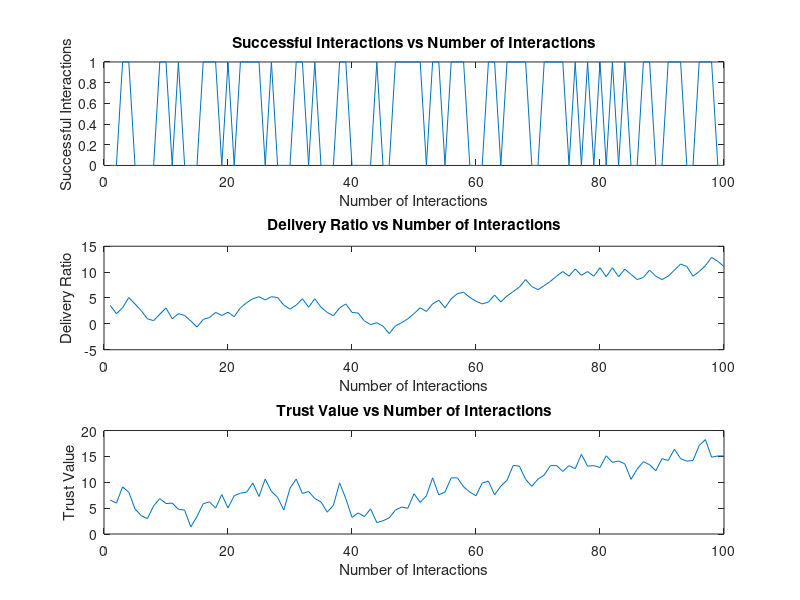

This figure's MATLAB source:
clear all;
clc;

% Simulation Parameters
simArea = 1000; % Simulation area size (square area in meters)
noOfNodes = 600; % Number of nodes in the network
transmissionRange = 25; % Transmission range in meters
interferenceRange = 30; % Interference range in meters
transmissionRate = 4; % Transmission rate in Mbps
deliveryRate = 8; % Delivery rate (packets per 30 seconds)
initialEnergyLevel = 3; % Initial energy level
numberOfInteractions = 10; % Number of interactions

% Initialize variables
deliveryRatios = zeros(1, numberOfInteractions);
successfulInteraction_mat = zeros(1, numberOfInteractions);
trustValues = zeros(1, numberOfInteractions);
energy = 3; % Initial energy level

% Malicious Node Percentage
maliciousPercentage = 30; % Percentage of nodes that are malicious
noOfMaliciousNodes = ceil(maliciousPercentage / 100 * noOfNodes);

% Node Deployment
nodeXLoc = rand(1, noOfNodes) * simArea; % Random x-coordinates within simulation area
nodeYLoc = rand(1, noOfNodes) * simArea; % Random y-coordinates within simulation area

% Define a mapping called newNode
newNode = containers.Map();
for i = 1:noOfNodes
    % Initialize the values randomly as zeros and ones
    newNode(num2str(i)) = randi([0, 1]);
end

% Define a mapping called recommendedNodes
recommendedNodes = containers.Map();
recommendedNodes(num2str(i)) = randi([1, noOfNodes], 1, noOfNodes);

% Neighbor Node Determination
neighborNode = zeros(noOfNodes, noOfNodes);

for i = 1:noOfNodes
    for j = 1:noOfNodes
        if i ~= j
            % Calculate distance between nodes
            distance = sqrt((nodeXLoc(i) - nodeXLoc(j))^2 + (nodeYLoc(i) - nodeYLoc(j))^2);
            
            % Check if nodes are within transmission range
            if distance <= transmissionRange
                neighborNode(i, j) = 1;
            end
        end
    end
end

% Initialize Interaction Tracking
totalInteractions = 0;
successfulInteractions = 0;
reciprocatedInteractions = 0;
totalResponseTime = zeros(1, noOfNodes);

% Trust Calculation and Matrix Initialization
deliveryRatio = zeros(noOfNodes, noOfNodes);
compatibility = zeros(noOfNodes, noOfNodes);
cooperativeness = zeros(noOfNodes, noOfNodes);
trustValue = zeros(noOfNodes, noOfNodes);
recommendationList = containers.Map();

% Specify number of interactions
numberOfInteractions = 100;
trustValues = zeros(1, numberOfInteractions);
deliveryRatios = zeros(1, numberOfInteractions);
successfulInteraction_mat = zeros(1, numberOfInteractions);

% Function to calculate Jaccards Similarity
function similarity = jaccardSimilarity(A, B)
    intersection = sum(A & B); % Number of common elements
    union = sum(A | B); % Number of unique elements
    similarity = intersection / union;
end

function DR = deliveryRatioCalc(transmissionRange, interferenceRange, deliveryRate, transmissionRate)
    DR = ((transmissionRange / interferenceRange)^2) * (deliveryRate / transmissionRate);
end

function isNew = isNewNode(a, newNode)
    if newNode(num2str(a)) == 1
        isNew = 1;
    else
        isNew = 0;
    end
end

% Function to check if b is recommended by a
function isRec = isRecommended(a, b, recommendedNodes)
    % Function to check if b is recommended by a based on a recommendation list
    
    % Check if node b is in the recommendation list from a
    if isKey(recommendedNodes, num2str(a))
        isRec = ismember(num2str(b), recommendedNodes(num2str(a)));
    else
        isRec = false; % No recommendations from a
    end
end

for i = 1:noOfNodes
    for j = 1:noOfNodes
            % Calculate Delivery Ratio (DR)
            deliveryRatio(i, j) = deliveryRatioCalc(transmissionRange, interferenceRange, deliveryRate, transmissionRate);
            
            % Calculate Compatibility using Jaccards Similarity
            nodeA = [transmissionRange, interferenceRange, transmissionRate, deliveryRate, initialEnergyLevel];
            nodeB = [transmissionRange, interferenceRange, transmissionRate, deliveryRate, initialEnergyLevel];
            compatibility(i, j) = jaccardSimilarity(nodeA, nodeB);
            
            % Simulate interaction between node i and node j
            totalInteractions = totalInteractions + 1;
            
            % Assume interaction results in successful transmission
            successfulInteractions = successfulInteractions + 1;
            
            % Track response time (random value for demonstration)
            responseTime = randi([0, 5]); % Placeholder for actual response time
            totalResponseTime(i) = totalResponseTime(i) + responseTime;
            
            % Check reciprocity (assume all interactions are reciprocated for demonstration)
            reciprocatedInteractions = reciprocatedInteractions + 1;
            
            % Calculate Success Rate
            successRate = successfulInteractions / totalInteractions;

            % Calculate Reciprocity Rate
            reciprocityRate = reciprocatedInteractions / totalInteractions;

            % Calculate Average Response Time per Node
            averageResponseTime = sum(totalResponseTime) / noOfNodes;

            % Calculate Cooperativeness
            cooperativeness(i, j) = successRate + reciprocityRate + averageResponseTime;
     end
end

% Algorithm 1: Direct Observations-Based Trust Evaluation
function success = TrustEvaluation(a, b, trustValue, newNode, recommendedNodes, compatibility, cooperativeness, deliveryRatio)
    % a is the trustor, b is the trustee

    % Step 2: Identify trustee (b)
    bid = b;

    % Step 3: check whether a and b have any previous trust values

        if trustValue(a, b) == 0
          success = TrustEvaluationAbsolute(a, b, trustValue, newNode, recommendedNodes, compatibility, cooperativeness, deliveryRatio); % Proceed to absolute trust evaluation
        end 

    % if there are previous trust values, go within algorithm
        % Step 5: Calculate aggregated trust from a to b
        trust_a_to_b = 0;

       
        % Calculate Compatibility of a towards b
        compatibility_a_b = compatibility(a, b);

        % Calculate Cooperativeness of a towards b
        cooperativeness_a_b = cooperativeness(1, 1);

        % Calculate Delivery ratio of a towards b
        deliveryRatio_a_b = deliveryRatio(a, b);

        % Sum up individual trust parameters to get total trust
        trust_a_to_b = compatibility_a_b + cooperativeness_a_b + deliveryRatio_a_b;
        
        % Step 7: Threshold comparison
        threshold = 5; % Trust threshold
        if trust_a_to_b >= threshold
            success = 1;
            disp('Provide Services'); % Provide services if trust threshold is met
        else
            success = 0;
            disp('Decline'); % Decline service request if trust threshold is not met
        end
    end


% Algorithm 2: Absolute Trust Formulation of Parameters
function success = TrustEvaluationAbsolute(a, b, trustValue, newNode, recommendedNodes, compatibility, cooperativeness, deliveryRatio)
    % a is the trustor, b is the trustee
    
    % Step 2: Identify trustee (b)
    bid = b;
    
    % Step 3: Check if b is a new node
    if isNewNode(b, newNode)
        % Step 3: Evaluate Trust
        compatibility_b = compatibility(a, b); % Compatibility of b towards a
        cooperativeness_b = cooperativeness(1, 1); % Cooperativeness of b towards a
        deliveryRatio_b = deliveryRatio(a, b); % Delivery ratio of b towards a
        
        summation_Tform_a_b = compatibility_b + cooperativeness_b + deliveryRatio_b;
        trustValue(a, b) = summation_Tform_a_b; % Store trust value
        
        % Step 4: Threshold comparison
        threshold = 5;
        if summation_Tform_a_b >= threshold
            success = 1;
            disp('Provide Services'); % Provide services if trust threshold is met
        else
            success = 0;
            disp('Decline'); % Decline service request if trust threshold is not met
        end
    else
        success = TrustEvaluationRecommendation(a, b, trustValue, recommendedNodes, compatibility, cooperativeness, deliveryRatio); % Proceed to recommendation-based trust evaluation
    end
end

% Algorithm 3: Recommendation-Based Indirect Trust Evaluation
function success = TrustEvaluationRecommendation(a, b, trustValue, recommendedNodes, compatibility, cooperativeness, deliveryRatio)
    % a is the trustor, b is the trustee
    
    % Step 2: Identify trustee (b)
    bid = b;
    
    % Step 3: Check recommendations from a to b (not implemented here)
    if isRecommended(a, b, recommendedNodes)
        % Step 4: Get recommended nodes from a to b (not implemented here)
        recommended = recommendedNodes(b, recommendedNodes);
        
        % Step 5: Calculate aggregated trust from recommended nodes to b
        recom_form_b_kth = 0;
        
        for k = recommended
            % Calculate Compatibility of k towards b
            compatibility_k_b = compatibility(k, b);
            
            % Calculate Cooperativeness of k towards b
            cooperativeness_k_b = cooperativeness(k, b);
            
            % Calculate Delivery ratio of k towards b
            deliveryRatio_k_b = deliveryRatio(k, b);
            
            % Sum up individual trust parameters for each recommended node
            recom_form_b_kth = recom_form_b_kth + compatibility_k_b + cooperativeness_k_b + deliveryRatio_k_b;
        end
        
        % Step 6: Data Update
        Tupdate_a_b = recom_form_b_kth;
        trustValue(a, b) = Tupdate_a_b;
        
        % Step 7: TB certification (allocate certificate)
        TBcert_allocate(a, b); % Allocate trust certificate
        
        % Step 8: Threshold comparison
        threshold = 5; % Trust threshold
        if Tupdate_a_b >= threshold
            success = 1;
            disp('Provide Services'); % Provide services if trust threshold is met
        else
            success = 0;
            disp('Decline'); % Decline service request if trust threshold is not met
        end
    else
        success = 0;
        disp('Decline'); % Decline if no valid recommendations
    end
end

for interaction = 1:numberOfInteractions
    nodeA = randi([1, noOfNodes]);
    nodeB = randi([1, noOfNodes]);

        successfulInteraction_mat(interaction) = TrustEvaluation(nodeA, nodeB, trustValue, newNode, recommendedNodes, compatibility, cooperativeness, deliveryRatio);
        drate = deliveryRate + randi([-1, 1]);
        trate = transmissionRate + randi([-1, 1]);
        A = [transmissionRange, interferenceRange, trate, drate, energy];
        B = [transmissionRange, interferenceRange, transmissionRate, deliveryRate, initialEnergyLevel];
        intersection = sum(A & B); % Number of common elements
        union = sum(A | B); % Number of unique element
        compatibility_val =  intersection / union;
        rt = randi([0, 5]);
        if(successfulInteraction_mat(interaction) == 1)
             energy = energy + 1;
             cooperativeness = 1 + rt;
        else
            energy = energy - 1;
            cooperativeness = rt;
        end
        DR = ((transmissionRange / interferenceRange)^2) * (drate / trate);
        deliveryRatios(interaction) = DR + energy;
        deliveryRatio(nodeA, nodeB) = deliveryRatios(interaction);
        trustValues(interaction) = DR + compatibility_val + energy + cooperativeness;
        trustValue(nodeA, nodeB) = trustValues(interaction);
end

% Plot successfulInteractions against the number of interactions
subplot(3, 1, 1);
plot(1:numberOfInteractions, successfulInteraction_mat);
xlabel('Number of Interactions');
ylabel('Successful Interactions');
title('Successful Interactions vs Number of Interactions');

% Plot deliveryRatio against number of interactions
subplot(3, 1, 2);
plot(1:numberOfInteractions, deliveryRatios);
xlabel('Number of Interactions');
ylabel('Delivery Ratio');
title('Delivery Ratio vs Number of Interactions');

% Plot trustValue against number of interactions
subplot(3, 1, 3);
plot(1:numberOfInteractions, trustValues);
xlabel('Number of Interactions');
ylabel('Trust Value');
title('Trust Value vs Number of Interactions');